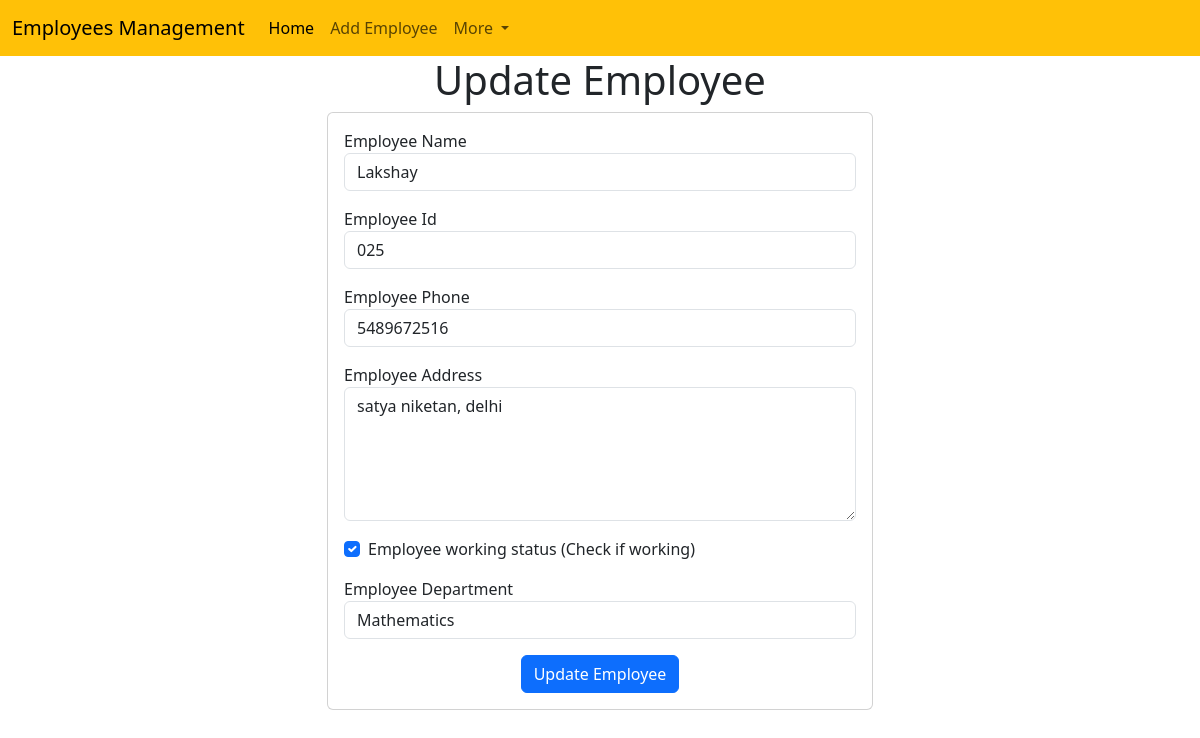
Page /emp/update-emp/14 on the committed database.
### emp/models.py (models this page shows, shortened)
class Emp(models.Model):
    name = models.CharField(max_length=50)
    empId = models.CharField(max_length=50)
    phone = models.CharField(max_length=10)
    address = models.CharField(max_length=200)
    working = models.BooleanField(default=False)
    department = models.CharField(max_length=50)

### emp/views.py (the view)
# urls.py: path("update-emp/<int:empid>", updateEmp),
def updateEmp(request, empid):
    emp = Emp.objects.get(id=empid)
    return render(request, "emp/updateEmp.html", {'emp':emp})

### templates/emp/updateEmp.html (shortened to what this page needs)
<!doctype html>
<html lang="en">
  <head>
    <link href="https://cdn.jsdelivr.net/npm/bootstrap@5.3.0/dist/css/bootstrap.min.css" rel="stylesheet">
  </head>
  <body>
    {% include 'emp/nav.html' %}
    <h1 class="text-center">Update Employee</h1>
    <div class="container">
        <div class="row">
            <div class="col-md-6 offset-md-3">
                <div class="card">
                <div class="card-body">
                    <form action="/emp/updated/{{emp.id}}" method="POST">
                        <div class="mb-3">
                            <label for="name">Employee Name</label>
                            <input value="{{emp.name}}" name="empname" id="name" type="text" class="form-control" placeholder="Enter Emp Name" required>
                        </div>
                        <div class="mb-3">
                            <label for="id">Employee Id</label>
                            <input value="{{emp.empId}}" name="empid" id="id" type="text" class="form-control" placeholder="Enter Emp Id" required>
                        </div>
                        <div class="mb-3">
                            <label for="phone">Employee Phone</label>
                            <input value="{{emp.phone}}" name="empphone" id="phone" type="text" class="form-control" placeholder="Enter Emp phone" required>
                        </div>
                        <div class="mb-3">
                            <label for="address">Employee Address</label>
                            <textarea name="empaddress" name="address" id="address" rows="5" class="form-control" placeholder="Address">{{emp.address}}</textarea>
                        </div>
                        <div class="mb-3 form-check">
                            <label for="working">Employee working status (Check if working)</label>
                            <input {% if emp.working %} checked {% endif %} name="empworking"  id="working" type="checkbox" class="form-check-input" >
                        </div>
                        <div class="mb-3">
                            <label for="department">Employee Department</label>
                            <select value="{{emp.department}}" name="empdepartment"  id="department" class="form-control">
                                <option {% if emp.department == 'Math'%} selected {% endif %} value="Math">Mathematics</option>
                            </select>
                        </div>
                        <div class="container text-center">
                            <button class="btn btn-primary ">
                                Update Employee
                            </button>
                        </div>
                    </form>
                </div>
                </div>
            </div>
        </div>
    </div>
  </body>
</html>

### rows in the picture
Emp: empname "Lakshay", empid "025", empphone "5489672516", empaddress "satya niketan, delhi", working "☑", empdepartment "Mathematics"
